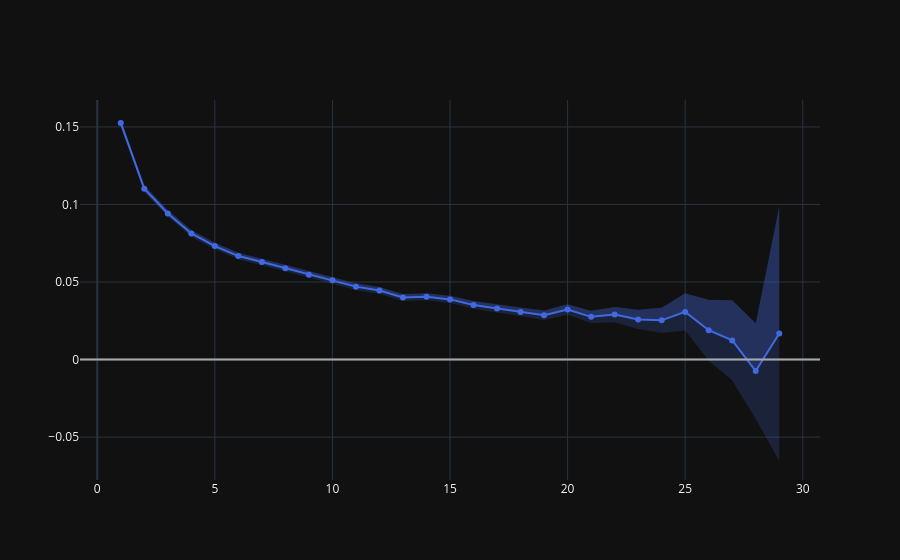

The cell this chart's notebook holds for it:
### Code cell
new_fig.add_trace(
    go.Scatter(
        x=df_['sample_delta'].values,
        y=df_['Δ Hxy'].values,
        mode='markers+lines',
        name='Δ Hxy',
        legendgroup='Δ Hxy',
        showlegend=False,
        line=dict(color=line_color_code)
    )
)

# upper bounds for ribbon
new_fig.add_trace(
    go.Scatter(
        x=df_['sample_delta'].values,
        y=df_['Δ Hxy'].values + (2*df_['SE'].values),
        mode='lines',
        line=dict(color=line_color_code,width=0),
        name='Δ Hxy'+'_upper_bound',
        showlegend=False,
        legendgroup='Δ Hxy',
        fill='tonexty',
        fillcolor=ribbon_color_code,
    ), 
    # row=row, col=col
)

# lower bounds for ribbon
new_fig.add_trace(
    go.Scatter(
        x=df_['sample_delta'].values,
        y=df_['Δ Hxy'].values - (2*df_['SE'].values),
        mode='lines',
        line=dict(color=line_color_code,width=0),
        name='Δ Hxy'+'_lower_bound',
        showlegend=False,
        legendgroup='Δ Hxy',
        fill='tonexty',
        fillcolor=ribbon_color_code,
    ), 
    # row=row, col=col
)

new_fig.add_hline(y=0,line_color='darkgray',line_width=2)

### Figure 1 — Plotly figure (JSON) as saved in the notebook; plotly's stock layout.template omitted (floating-point values rounded to 4 significant figures)
{"data": [{"legendgroup": "Δ Hxy", "line": {"color": "rgba(65, 105, 225, 1.0)"}, "mode": "markers+lines", "name": "Δ Hxy", "showlegend": false, "x": [1, 2, 3, 4, 5, 6, 7, 8, 9, 10, 11, 12, 13, 14, 15, 16, 17, 18, 19, 20, 21, 22, 23, 24, 25, 26, 27, 28, 29], "y": [0.1525, 0.1101, 0.09422, 0.08134, 0.0732, 0.06673, 0.06297, 0.05895, 0.05469, 0.05107, 0.04703, 0.04455, 0.04001, 0.04048, 0.03881, 0.03525, 0.03286, 0.03075, 0.02856, 0.03225, 0.02755, 0.02898, 0.02591, 0.02529, 0.03075, 0.01892, 0.01236, -0.007388, 0.01678], "type": "scatter"}, {"fill": "tonexty", "fillcolor": "rgba(65, 105, 225, 0.2)", "legendgroup": "Δ Hxy", "line": {"color": "rgba(65, 105, 225, 1.0)", "width": 0}, "mode": "lines", "name": "Δ Hxy_upper_bound", "showlegend": false, "x": [1, 2, 3, 4, 5, 6, 7, 8, 9, 10, 11, 12, 13, 14, 15, 16, 17, 18, 19, 20, 21, 22, 23, 24, 25, 26, 27, 28, 29], "y": [0.1551, 0.1124, 0.09642, 0.0835, 0.07532, 0.06883, 0.06507, 0.06106, 0.05682, 0.05321, 0.04919, 0.04675, 0.04224, 0.04276, 0.04119, 0.03773, 0.03545, 0.03354, 0.03164, 0.03568, 0.03156, 0.03392, 0.03209, 0.03339, 0.04272, 0.03855, 0.03824, 0.02349, 0.09897], "type": "scatter"}, {"fill": "tonexty", "fillcolor": "rgba(65, 105, 225, 0.2)", "legendgroup": "Δ Hxy", "line": {"color": "rgba(65, 105, 225, 1.0)", "width": 0}, "mode": "lines", "name": "Δ Hxy_lower_bound", "showlegend": false, "x": [1, 2, 3, 4, 5, 6, 7, 8, 9, 10, 11, 12, 13, 14, 15, 16, 17, 18, 19, 20, 21, 22, 23, 24, 25, 26, 27, 28, 29], "y": [0.15, 0.1078, 0.09202, 0.07919, 0.07107, 0.06463, 0.06087, 0.05683, 0.05257, 0.04892, 0.04487, 0.04236, 0.03778, 0.0382, 0.03642, 0.03277, 0.03026, 0.02796, 0.02548, 0.02883, 0.02354, 0.02405, 0.01974, 0.01719, 0.01878, -0.0007138, -0.01352, -0.03827, -0.06541], "type": "scatter"}], "layout": {"shapes": [{"line": {"color": "darkgray", "width": 2}, "type": "line", "x0": 0, "x1": 1, "xref": "x domain", "y0": 0, "y1": 0, "yref": "y"}]}}
